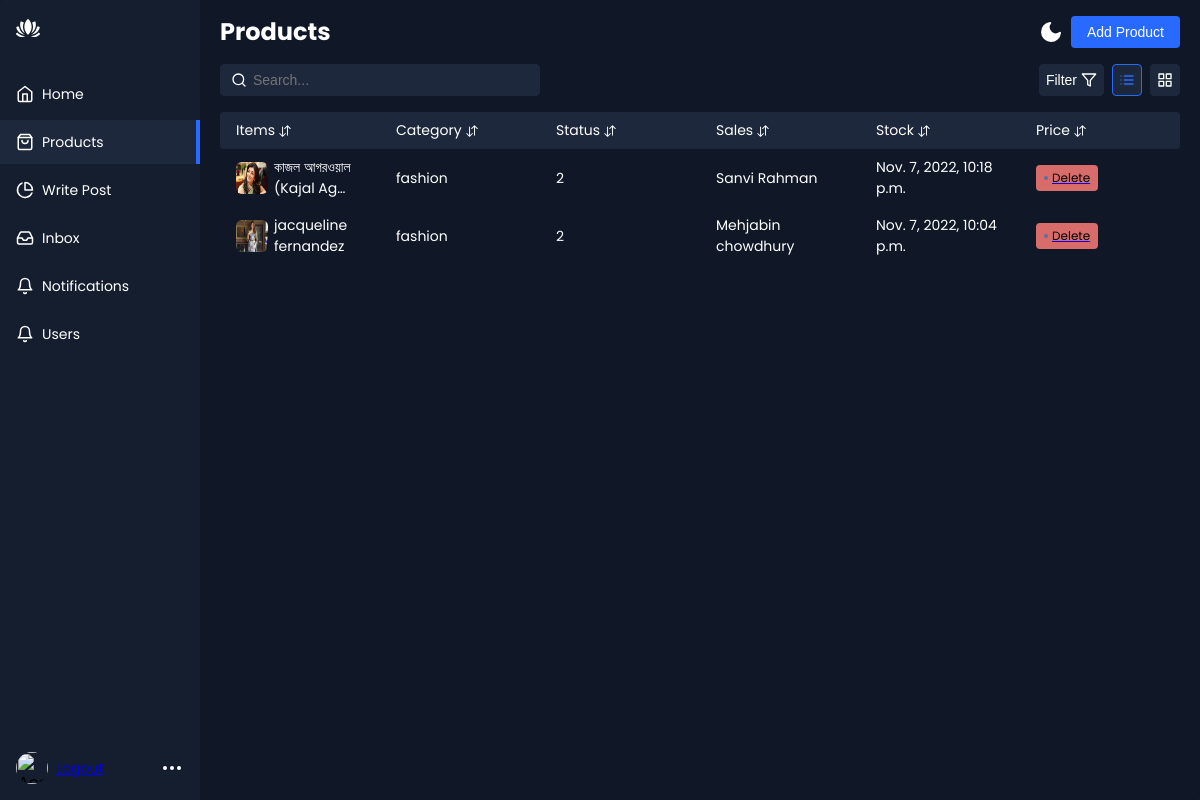
Before: /dashboard/ (signed in) with the older database file.
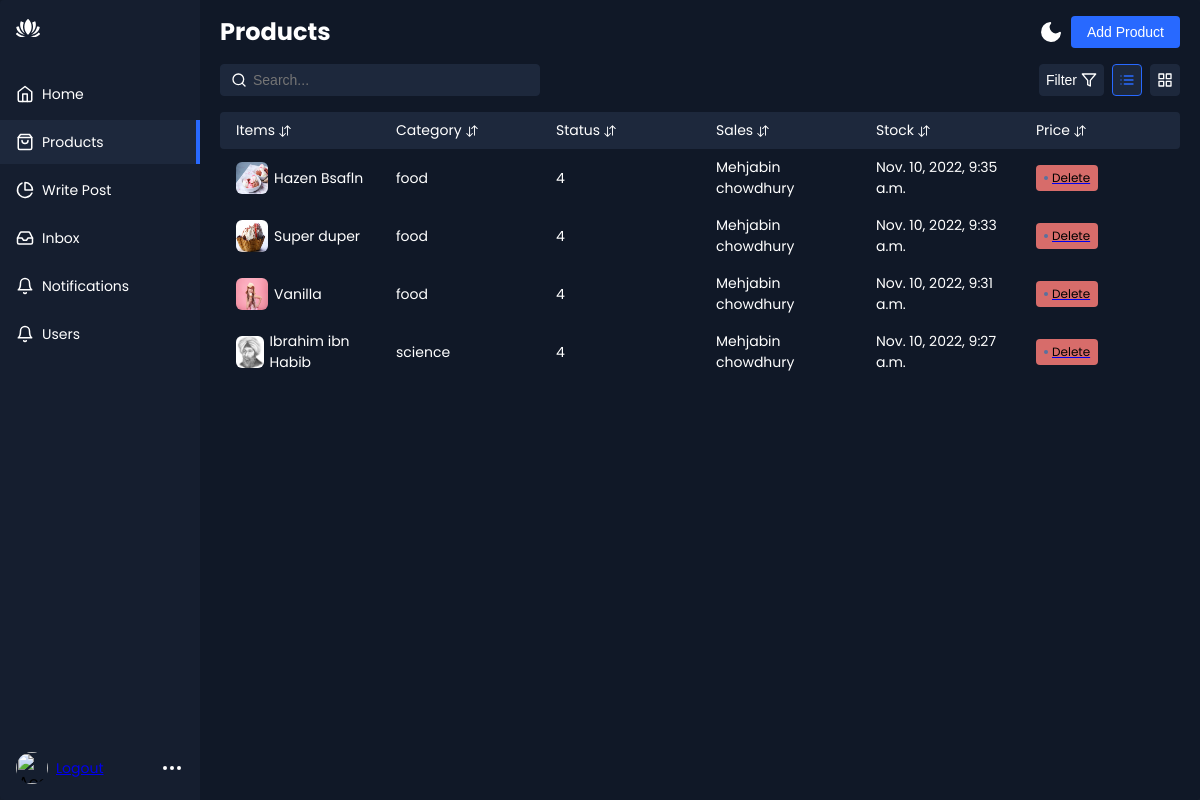
After: the same page with the newer database file.
### app/models.py (models this page shows, shortened)
class BlogPost(models.Model):
    category = (('travel', 'travel'), ('fashion', 'fashion'),
                ('food', 'food'), ('science', 'science'),)
    id = models.UUIDField(primary_key=True, unique=True,
                          default=uuid.uuid4, editable=False)
    author = models.CharField(max_length=50, default='Mehjabin chowdhury')
    title = models.CharField(max_length=100)
    info = models.TextField()
    qoutes = models.TextField(blank=True)
    img = models.ImageField(upload_to='images')
    category = models.CharField(
        max_length=10, choices=category, blank=True, default='travel')
    date = models.DateTimeField(auto_now_add=True)
    views = models.IntegerField(default=0,blank=True)

### app/views.py (the view)
# urls.py: path('dashboard/', views.Dashboard, name='dashboard'),
@login_required(login_url='auth')
def Dashboard(request):
    blogs = BlogPost.objects.all().order_by('-date')
    context = {
        'title': 'Dashboard',
        'blogs': blogs
    }
    template_name = 'dashboard.html'
    return render(request, template_name, context)

### app/templates/dashboard.html (shortened to what the changed rows need)
{% load static %}
<div class="app-container">
  <div class="app-content">
    <div class="app-content-header">
      <h1 class="app-content-headerText">Products</h1>
    </div>
    <div class="products-area-wrapper tableView">
      {% for blog in blogs %}
      <div class="products-row">
        <div class="product-cell image">
          <img src="{{blog.img.url}}" alt="product" />
          <span>{{blog.title | truncatechars:"23"}}</span>
        </div>
        <div class="product-cell category">
          <span class="cell-label">Category:</span>{{blog.category}}
        </div>
        <div class="product-cell sales">
          <span class="cell-label">Post no:</span>{{blogs.count}}
        </div>
        <div class="product-cell stock">
          <span class="cell-label">Post By:</span>{{blog.author}}
        </div>
        <div class="product-cell price">
          <span class="cell-label">Date</span>{{blog.date}}
        </div>
        <div class="product-cell status-cell">
          <a href="{% url 'delete-post'  blog.id %}">
            <span class="status disabled">Delete</span></a
          >
        </div>
      </div>
      {% endfor %}
    </div>
  </div>
</div>

Changed rows visible on the page:
removed BlogPost: img (picture), title "কাজল আগরওয়াল (Kajal Ag…", category "fashion", count "2", author "Sanvi Rahman", date "Nov. 7, 2022, 10:18 p.m."
removed BlogPost: img (picture), title "jacqueline fernandez", category "fashion", count "2", author "Mehjabin chowdhury", date "Nov. 7, 2022, 10:04 p.m."
added BlogPost: img (picture), title "Hazen Bsafln", category "food", count "4", author "Mehjabin chowdhury", date "Nov. 10, 2022, 9:35 a.m."
added BlogPost: img (picture), title "Super duper", category "food", count "4", author "Mehjabin chowdhury", date "Nov. 10, 2022, 9:33 a.m."
added BlogPost: img (picture), title "Vanilla", category "food", count "4", author "Mehjabin chowdhury", date "Nov. 10, 2022, 9:31 a.m."
added BlogPost: img (picture), title "Ibrahim ibn Habib", category "science", count "4", author "Mehjabin chowdhury", date "Nov. 10, 2022, 9:27 a.m."
